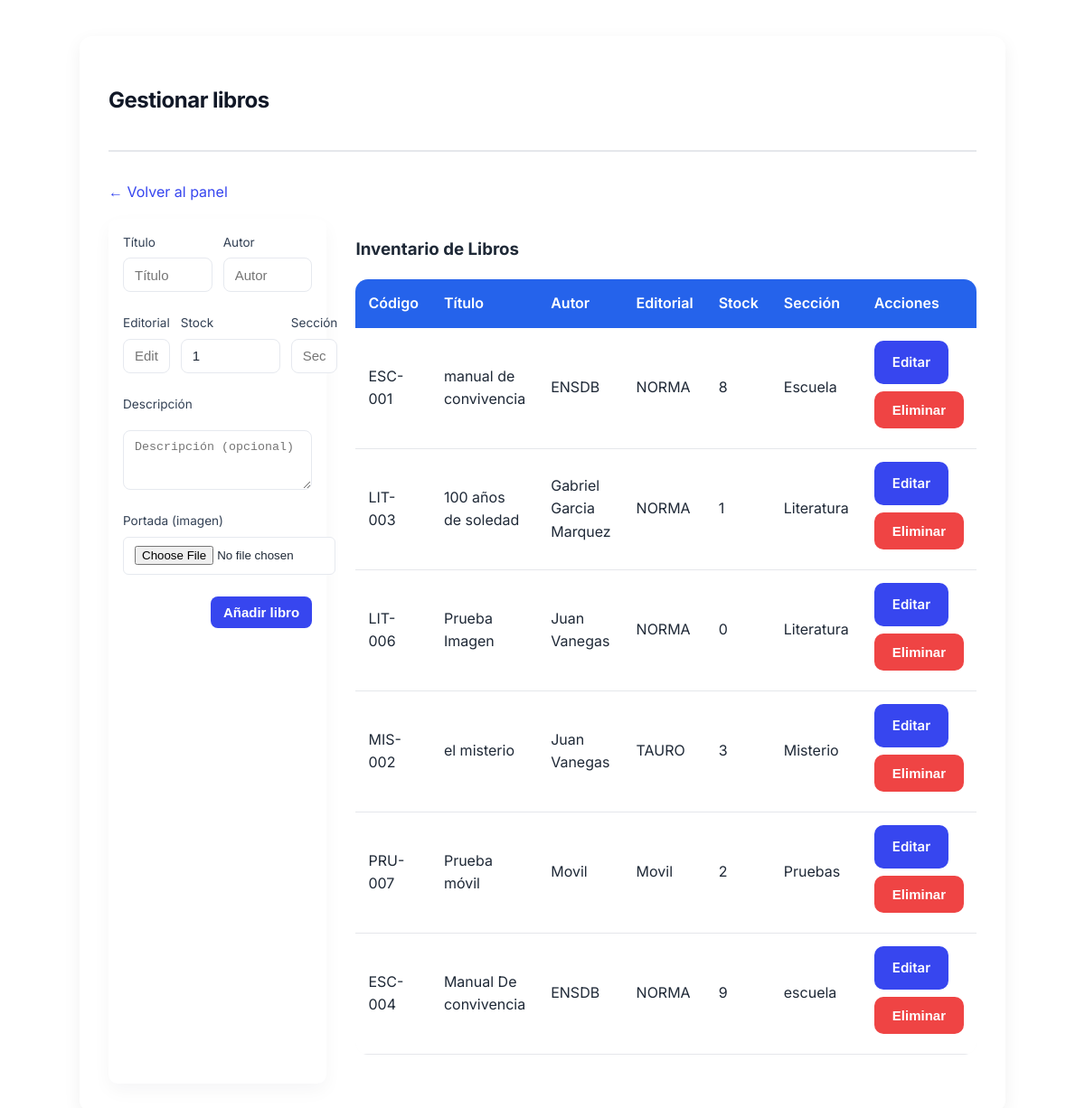
/admin_libros (signed in), run on the app's committed database.
### tables this page shows
CREATE TABLE libro (
                id INTEGER PRIMARY KEY AUTOINCREMENT,
                titulo TEXT NOT NULL,
                autor TEXT NOT NULL,
                editorial TEXT NOT NULL,
                stock INTEGER NOT NULL,
                seccion TEXT NOT NULL
            , codigo_libro TEXT, portada_filename TEXT);

### biblioteca/app.py (the view, shortened to what this page needs)
@app.route('/admin_libros', methods=['GET', 'POST'])
def admin_libros():
    if not session.get('admin'):
        return redirect(url_for('admin_login'))
    conn = get_db_connection()
    libros = execute(conn, 'SELECT * FROM libro ORDER BY seccion, codigo_libro').fetchall()
    conn.close()
    return render_template('admin_libros.html', libros=libros)

### biblioteca/app.py (called while the page is built)
def get_db_connection():
    if USE_MYSQL:
        import mysql.connector
        conn = mysql.connector.connect(
            host=os.environ.get('MYSQL_HOST', 'localhost'),
            user=os.environ.get('MYSQL_USER', 'root'),
            password=os.environ.get('MYSQL_PASSWORD', ''),
            database=os.environ.get('MYSQL_DATABASE'),
            charset='utf8mb4',
        )
        return conn
    else:
        conn = sqlite3.connect(DATABASE)
        conn.row_factory = sqlite3.Row
        return conn

def execute(conn, query, params=()):
    if USE_MYSQL:
        query = query.replace('?', '%s')
        cur = conn.cursor(dictionary=True)
    else:
        cur = conn.cursor()
    cur.execute(query, params)
    return cur

### biblioteca/templates/admin_libros.html (shortened to what this page needs)
<!DOCTYPE html>
<html lang="es">
<head>
    <link rel="stylesheet" href="{{ url_for('static', filename='css/styles.css') }}">
</head>
<body>
    <div class="container">
        <header class="header">
            <h2>Gestionar libros</h2>
        </header>
        {% block content %}
        <div style="margin-bottom:1rem;">
          <a href="{{ url_for('admin_panel') }}" class="btn-anim" style="display:inline-flex;align-items:center;gap:.5rem;">← Volver al panel</a>
        </div>
        <div class="admin-content">
            <form method="post" enctype="multipart/form-data" class="book-form" style="max-width:900px;margin:0 auto;">
              <div class="form-row">
                <div class="field">
                  <label for="titulo">Título</label>
                  <input id="titulo" type="text" name="titulo" placeholder="Título" required />
                </div>
                <div class="field">
                  <label for="autor">Autor</label>
                  <input id="autor" type="text" name="autor" placeholder="Autor" required />
                </div>
              </div>
              <div class="form-row">
                <div class="field">
                  <label for="editorial">Editorial</label>
                  <input id="editorial" type="text" name="editorial" placeholder="Editorial" required />
                </div>
                <div class="field small">
                  <label for="stock">Stock</label>
                  <input id="stock" type="number" name="stock" placeholder="Stock" min="0" value="1" required />
                </div>
                <div class="field">
                  <label for="seccion">Sección</label>
                  <input id="seccion" type="text" name="seccion" placeholder="Sección" required />
                </div>
              </div>
              <div class="form-row" style="flex-direction:column;">
                <label for="descripcion">Descripción</label>
                <textarea id="descripcion" name="descripcion" placeholder="Descripción (opcional)" rows="3"></textarea>
              </div>
              <div class="form-row">
                <div class="field">
                  <label for="portada">Portada (imagen)</label>
                  <input id="portada" name="portada" type="file" accept="image/*" />
                </div>
              </div>
              <div class="form-actions">
                <button type="submit" class="btn-anim">Añadir libro</button>
              </div>
            </form>
            <div class="books-list">
                <h3>Inventario de Libros</h3>
                <table>
                    <thead>
                        <tr>
                            <th>Código</th>
                            <th>Título</th>
                            <th>Autor</th>
                            <th>Editorial</th>
                            <th>Stock</th>
                            <th>Sección</th>
                            <th>Acciones</th>
                        </tr>
                    </thead>
                    <tbody>
                        {% for libro in libros %}
                        <tr>
                            <td data-label="Código">{{ libro['codigo_libro'] }}</td>
                            <td data-label="Título">{{ libro['titulo'] }}</td>
                            <td data-label="Autor">{{ libro['autor'] }}</td>
                            <td data-label="Editorial">{{ libro['editorial'] }}</td>
                            <td data-label="Stock">{{ libro['stock'] }}</td>
                            <td data-label="Sección">{{ libro['seccion'] }}</td>
                            <td data-label="Acciones">
                                <a href="{{ url_for('admin_editar_libro', libro_id=libro['id']) }}" class="btn btn-sm">Editar</a>
                                <form action="{{ url_for('admin_eliminar_libro', libro_id=libro['id']) }}" method="post" class="action-form" onsubmit="return confirm('¿Estás seguro de que quieres eliminar este libro? Esta acción puede no ser reversible.');">
                                    <button type.="submit" class="btn btn-sm btn-danger">Eliminar</button>
                                </form>
                            </td>
                        </tr>
                        {% else %}
                        <tr>
                            <td colspan="7">No hay libros registrados.</td>
                        </tr>
                        {% endfor %}
                    </tbody>
                </table>
            </div>
        </div>
        {% endblock %}
    </div>
</body>
</html>

### biblioteca/templates/admin_libros.html (style rules this page uses)
.admin-content { display: grid; grid-template-columns: 1fr 2fr; gap: 2em; }
.action-form { display: inline-block; margin: 0; }

### data on the page
libro: codigo_libro "ESC-001", titulo "manual de convivencia", autor "ENSDB", editorial "NORMA", stock "8", seccion "Escuela"
libro: codigo_libro "LIT-003", titulo "100 años de soledad", autor "Gabriel Garcia Marquez", editorial "NORMA", stock "1", seccion "Literatura"
libro: codigo_libro "LIT-006", titulo "Prueba Imagen", autor "Juan Vanegas", editorial "NORMA", stock "0", seccion "Literatura"
libro: codigo_libro "MIS-002", titulo "el misterio", autor "Juan Vanegas", editorial "TAURO", stock "3", seccion "Misterio"
libro: codigo_libro "PRU-007", titulo "Prueba móvil", autor "Movil", editorial "Movil", stock "2", seccion "Pruebas"
libro: codigo_libro "ESC-004", titulo "Manual De convivencia", autor "ENSDB", editorial "NORMA", stock "9", seccion "escuela"
